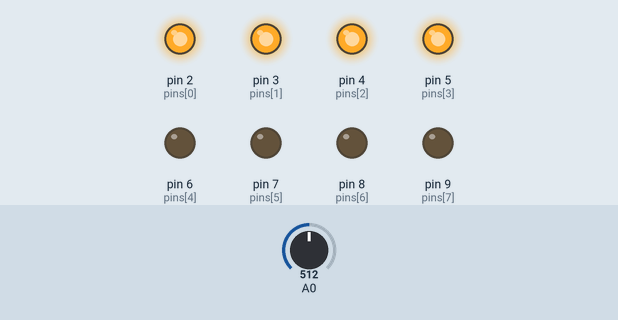
A sketch run on a simulated Arduino Uno, built with avr-gcc and run on an emulated ATmega328P. Shown: output pins drawn as LEDs (lit = HIGH). The test bench sets the inputs (shaded band); at power-on: A0 = 512.

Above: at 1.2 s.
1.3 s: A0 set to 559
2.8 s: A0 set to 587
At 3.9 s:
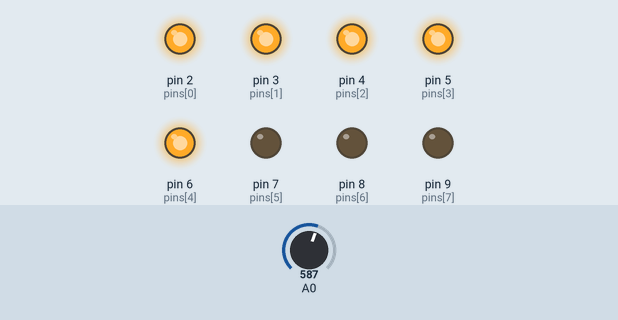
4.3 s: A0 set to 716
At 4.8 s:
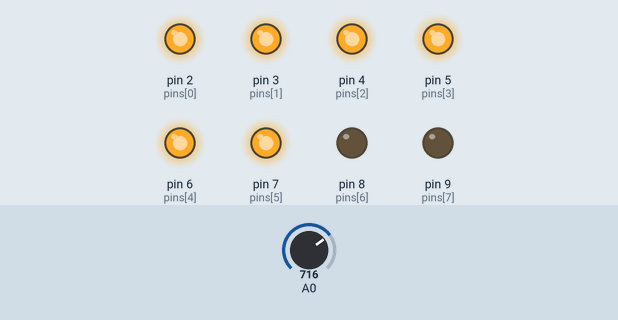
5.8 s: A0 set to 779
7.3 s: A0 set to 810
At 8.5 s:
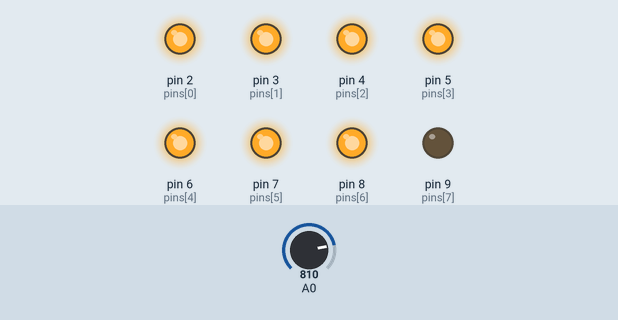
8.8 s: A0 set to 511
At 9.6 s:
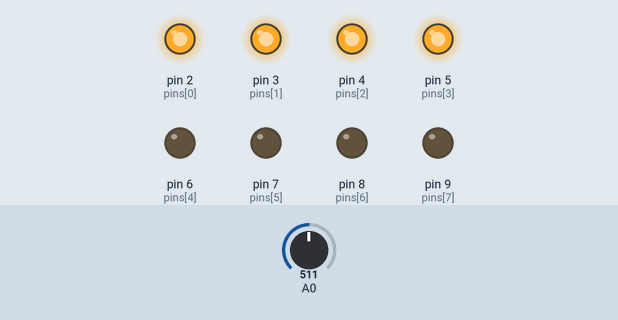
Timing chart, 0 to 11.3 s (numbered marks = the images above; inputs shaded):
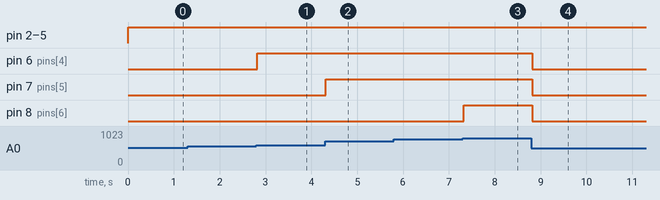

The sketch:

luces_ritmicas_potenciometro.ino
```cpp
// (licence header left out)
//Pines para los leds
const int pins[8] = {2,3,4,5,6,7,8,9};

//Secuencia de los leds
const byte vumeter[9] = {0b00000000,  //0
                          0b00000001, //1
                          0b00000011, //2
                          0b00000111, //3
                          0b00001111, //4
                          0b00011111, //5
                          0b00111111, //6
                          0b01111111, //7
                          0b11111111  //8
                        };

void setup() {
  //Ponemos los pines como salida
  for(int i = 0; i < 8; i++) {
    pinMode(pins[i], OUTPUT);
  }
}

void loop() {
  //Lectura del puerto A0
  int valueAnalog = analogRead(0);
  //Conversión para obtener la secuencia
  int positionLed = (valueAnalog * 9) / 1024;
  delay(10);
  lightVumeter(positionLed);
}

/**
 * Función para encender los led segun el número de
 * secuencia
 */
void lightVumeter(int number) {
  byte numberBit = vumeter[number];
  for (int i = 0; i < 8; i++)  {
    int bit = bitRead(numberBit, i);
    digitalWrite(pins[i], bit);
  }
}
```

Measured:
- the behaviour switches between 568 and 569 on A0 (found by bisection; images 0 and 1)
- the behaviour switches between 796 and 797 on A0 (found by bisection; images 2 and 3)
- after the input at 1.3 s, every drawn part: stays the same
- after the input at 2.8 s, pin 6 (pins[4]): LOW → HIGH at once
- after the input at 4.3 s, pin 7 (pins[5]): LOW → HIGH at once
- after the input at 5.8 s, every drawn part: stays the same
- after the input at 7.3 s, pin 8 (pins[6]): LOW → HIGH at once
- after the input at 8.8 s, pin 6 (pins[4]), pin 7 (pins[5]), pin 8 (pins[6]): HIGH → LOW at once
